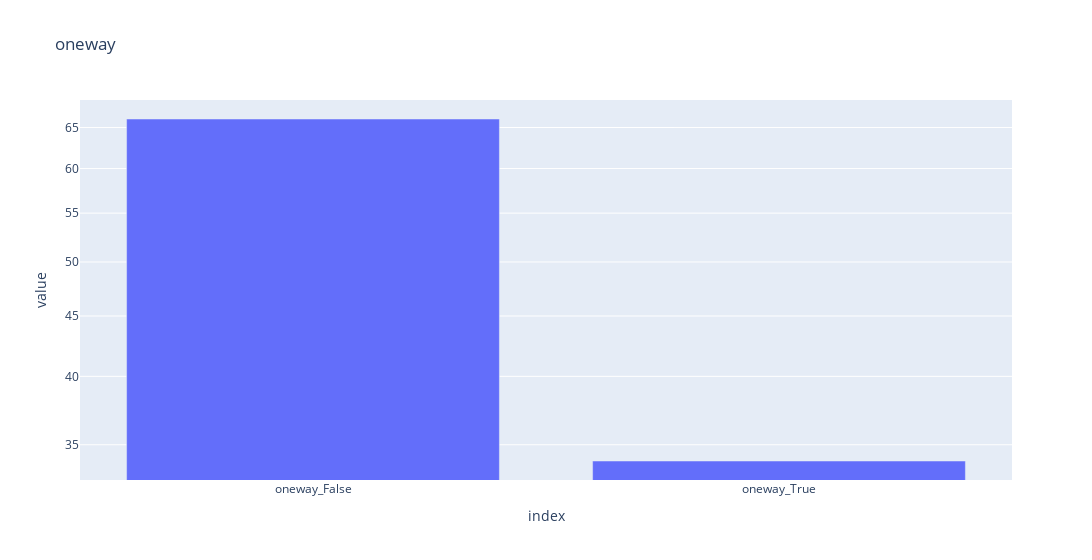
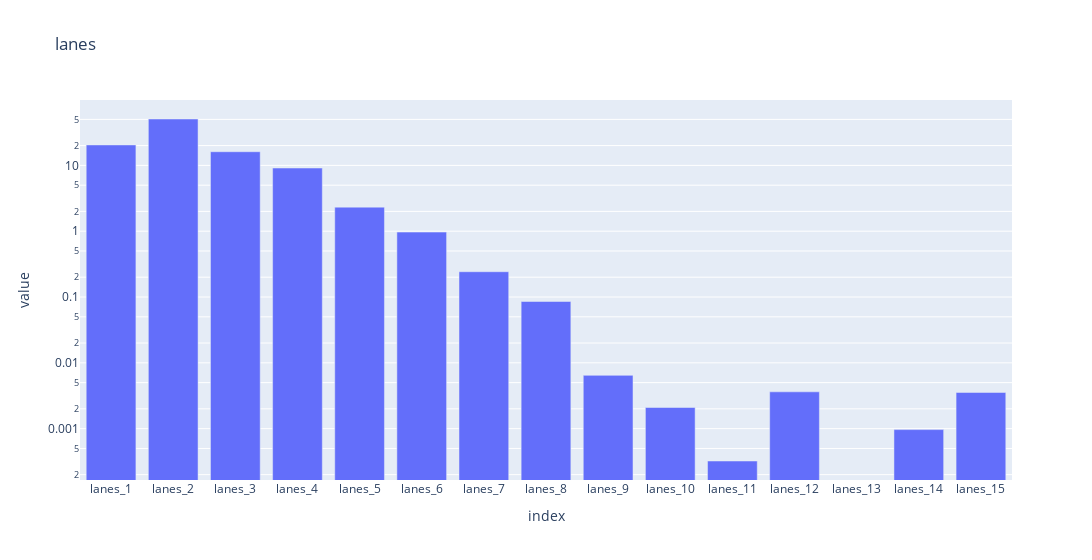
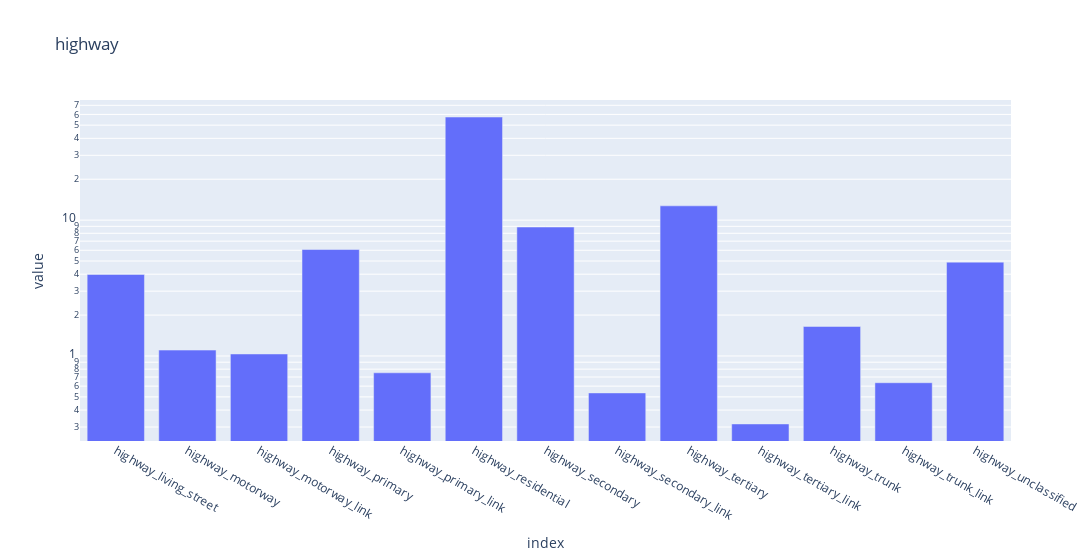
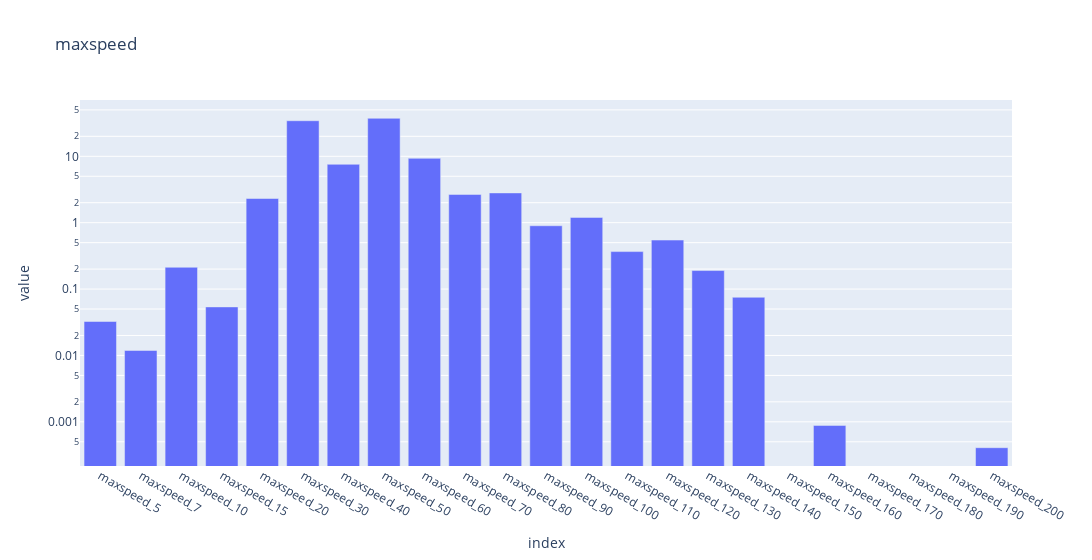

Notebook code cell kept with these figures, in order:
### Code cell
for feature in features_top_level:
    columns = list(filter(lambda x: x in df_agg, [f"{feature}_{value}" for value in FEATURESET[feature]]))
    fig = px.bar(df_agg[columns] * 100 / df_agg[columns].sum(), width=1300, title=feature, log_y=True)
    fig.update_layout(
        xaxis = dict(
            tickmode = 'linear',
        ),
        showlegend=False
    )
    fig.show()

### Figure 1 — Plotly figure (JSON) as saved in the notebook; plotly's stock layout.template omitted (floating-point values rounded to 4 significant figures)
{"data": [{"alignmentgroup": "True", "hovertemplate": "variable=0<br>index=%{x}<br>value=%{y}<extra></extra>", "legendgroup": "0", "marker": {"color": "#636efa", "pattern": {"shape": ""}}, "name": "0", "offsetgroup": "0", "orientation": "v", "showlegend": true, "textposition": "auto", "type": "bar", "x": ["oneway_False", "oneway_True"], "xaxis": "x", "y": [66.09, 33.91], "yaxis": "y"}], "layout": {"barmode": "relative", "legend": {"title": {"text": "variable"}, "tracegroupgap": 0}, "showlegend": false, "title": {"text": "oneway"}, "width": 1300, "xaxis": {"anchor": "y", "domain": [0, 1], "tickmode": "linear", "title": {"text": "index"}}, "yaxis": {"anchor": "x", "domain": [0, 1], "title": {"text": "value"}, "type": "log"}}}

### Figure 2 — Plotly figure (JSON) as saved in the notebook; plotly's stock layout.template omitted (floating-point values rounded to 4 significant figures)
{"data": [{"alignmentgroup": "True", "hovertemplate": "variable=0<br>index=%{x}<br>value=%{y}<extra></extra>", "legendgroup": "0", "marker": {"color": "#636efa", "pattern": {"shape": ""}}, "name": "0", "offsetgroup": "0", "orientation": "v", "showlegend": true, "textposition": "auto", "type": "bar", "x": ["lanes_1", "lanes_2", "lanes_3", "lanes_4", "lanes_5", "lanes_6", "lanes_7", "lanes_8", "lanes_9", "lanes_10", "lanes_11", "lanes_12", "lanes_13", "lanes_14", "lanes_15"], "xaxis": "x", "y": [20.46, 50.67, 16.12, 9.115, 2.32, 0.9693, 0.2422, 0.08544, 0.006449, 0.002096, 0.0003224, 0.003627, 0, 0.0009673, 0.003547], "yaxis": "y"}], "layout": {"barmode": "relative", "legend": {"title": {"text": "variable"}, "tracegroupgap": 0}, "showlegend": false, "title": {"text": "lanes"}, "width": 1300, "xaxis": {"anchor": "y", "domain": [0, 1], "tickmode": "linear", "title": {"text": "index"}}, "yaxis": {"anchor": "x", "domain": [0, 1], "title": {"text": "value"}, "type": "log"}}}

### Figure 3 — Plotly figure (JSON) as saved in the notebook; plotly's stock layout.template omitted (floating-point values rounded to 4 significant figures)
{"data": [{"alignmentgroup": "True", "hovertemplate": "variable=0<br>index=%{x}<br>value=%{y}<extra></extra>", "legendgroup": "0", "marker": {"color": "#636efa", "pattern": {"shape": ""}}, "name": "0", "offsetgroup": "0", "orientation": "v", "showlegend": true, "textposition": "auto", "type": "bar", "x": ["highway_living_street", "highway_motorway", "highway_motorway_link", "highway_primary", "highway_primary_link", "highway_residential", "highway_secondary", "highway_secondary_link", "highway_tertiary", "highway_tertiary_link", "highway_trunk", "highway_trunk_link", "highway_unclassified"], "xaxis": "x", "y": [3.983, 1.105, 1.035, 6.076, 0.7521, 57.37, 8.892, 0.5348, 12.74, 0.316, 1.65, 0.6356, 4.907], "yaxis": "y"}], "layout": {"barmode": "relative", "legend": {"title": {"text": "variable"}, "tracegroupgap": 0}, "showlegend": false, "title": {"text": "highway"}, "width": 1300, "xaxis": {"anchor": "y", "domain": [0, 1], "tickmode": "linear", "title": {"text": "index"}}, "yaxis": {"anchor": "x", "domain": [0, 1], "title": {"text": "value"}, "type": "log"}}}

### Figure 4 — Plotly figure (JSON) as saved in the notebook; plotly's stock layout.template omitted (floating-point values rounded to 4 significant figures)
{"data": [{"alignmentgroup": "True", "hovertemplate": "variable=0<br>index=%{x}<br>value=%{y}<extra></extra>", "legendgroup": "0", "marker": {"color": "#636efa", "pattern": {"shape": ""}}, "name": "0", "offsetgroup": "0", "orientation": "v", "showlegend": true, "textposition": "auto", "type": "bar", "x": ["maxspeed_5", "maxspeed_7", "maxspeed_10", "maxspeed_15", "maxspeed_20", "maxspeed_30", "maxspeed_40", "maxspeed_50", "maxspeed_60", "maxspeed_70", "maxspeed_80", "maxspeed_90", "maxspeed_100", "maxspeed_110", "maxspeed_120", "maxspeed_130", "maxspeed_140", "maxspeed_150", "maxspeed_160", "maxspeed_170", "maxspeed_180", "maxspeed_190", "maxspeed_200"], "xaxis": "x", "y": [0.03246, 0.01188, 0.2129, 0.05386, 2.313, 34.36, 7.575, 37.37, 9.319, 2.664, 2.808, 0.899, 1.201, 0.3669, 0.547, 0.19, 0.07518, 0, 0.0008829, 0, 0, 0, 0.0004075], "yaxis": "y"}], "layout": {"barmode": "relative", "legend": {"title": {"text": "variable"}, "tracegroupgap": 0}, "showlegend": false, "title": {"text": "maxspeed"}, "width": 1300, "xaxis": {"anchor": "y", "domain": [0, 1], "tickmode": "linear", "title": {"text": "index"}}, "yaxis": {"anchor": "x", "domain": [0, 1], "title": {"text": "value"}, "type": "log"}}}
